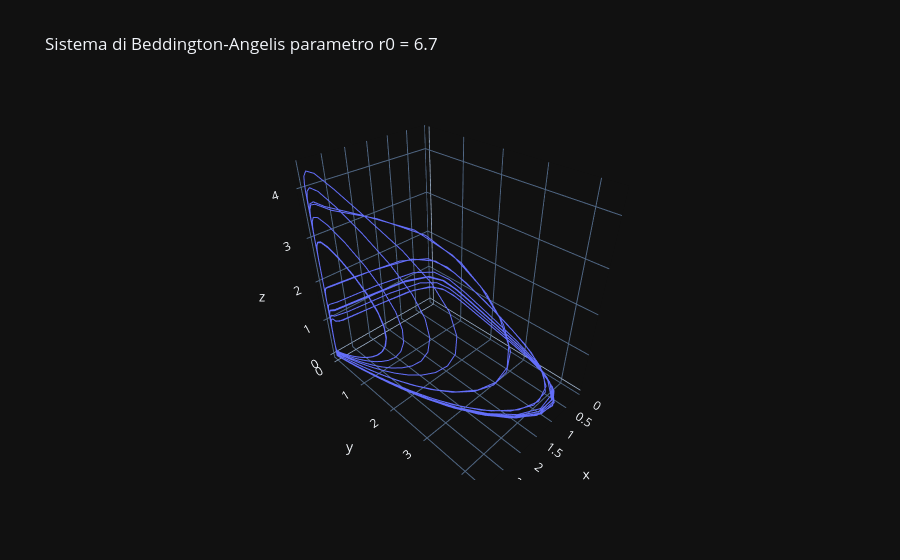
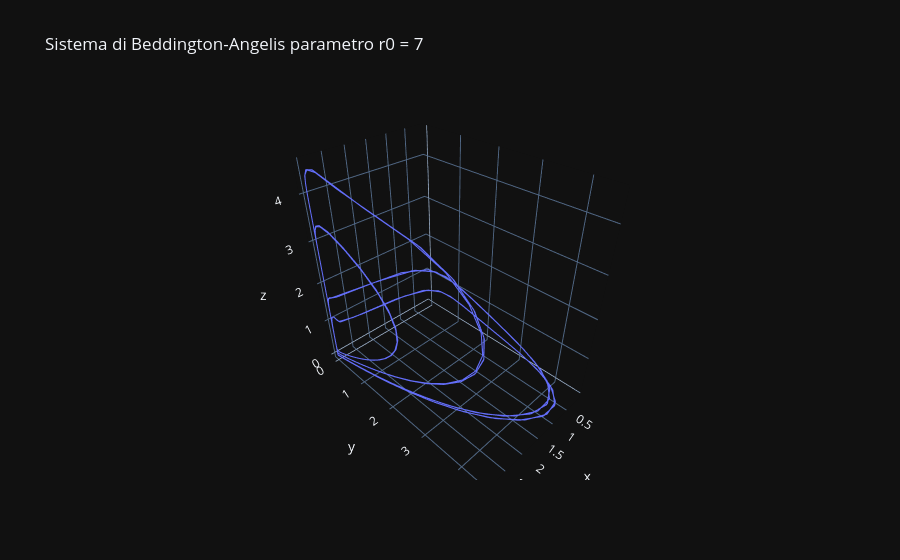

Here is the notebook cell these charts were saved with, in order:
### Code cell
parametri = [6.7, 7, 7.4, 8]
y_init = [X0, Y0, Z0]

t_span = (0,2000)
t_eval = np.linspace(1600, 2000, 2000)

for parametro in parametri:
    
    sol = solve_ivp(
    beddingtonAngelis, t_span, y_init, args=(parametro,), 
    t_eval=t_eval, method='RK45', rtol=1e-6, atol=1e-8)

    # estraiamo le soluzioni dal sistema
    x_values = sol.y[0]
    y_values = sol.y[1]
    z_values = sol.y[2]
    
    #plottiamo il tutto
    fig = go.Figure(data=[go.Scatter3d(x=x_values, y=y_values, z=z_values, mode='lines')])
    
    fig.update_layout(title=f"Sistema di Beddington-Angelis parametro r0 = {parametro}",
               template = "plotly_dark")
    
    fig.show()

### Figure 1 — Plotly figure (JSON) as saved in the notebook; plotly's stock layout.template omitted (floating-point values rounded to 4 significant figures; data arrays with more than 128 entries replaced by an {"elided": "..."} marker saying what was removed)
{"data": [{"mode": "lines", "type": "scatter3d", "x": {"elided": "2000 float values"}, "y": {"elided": "2000 float values"}, "z": {"elided": "2000 float values"}}], "layout": {"title": {"text": "Sistema di Beddington-Angelis parametro r0 = 6.7"}}}

### Figure 2 — Plotly figure (JSON) as saved in the notebook; plotly's stock layout.template omitted (floating-point values rounded to 4 significant figures; data arrays with more than 128 entries replaced by an {"elided": "..."} marker saying what was removed)
{"data": [{"mode": "lines", "type": "scatter3d", "x": {"elided": "2000 float values"}, "y": {"elided": "2000 float values"}, "z": {"elided": "2000 float values"}}], "layout": {"title": {"text": "Sistema di Beddington-Angelis parametro r0 = 7"}}}
